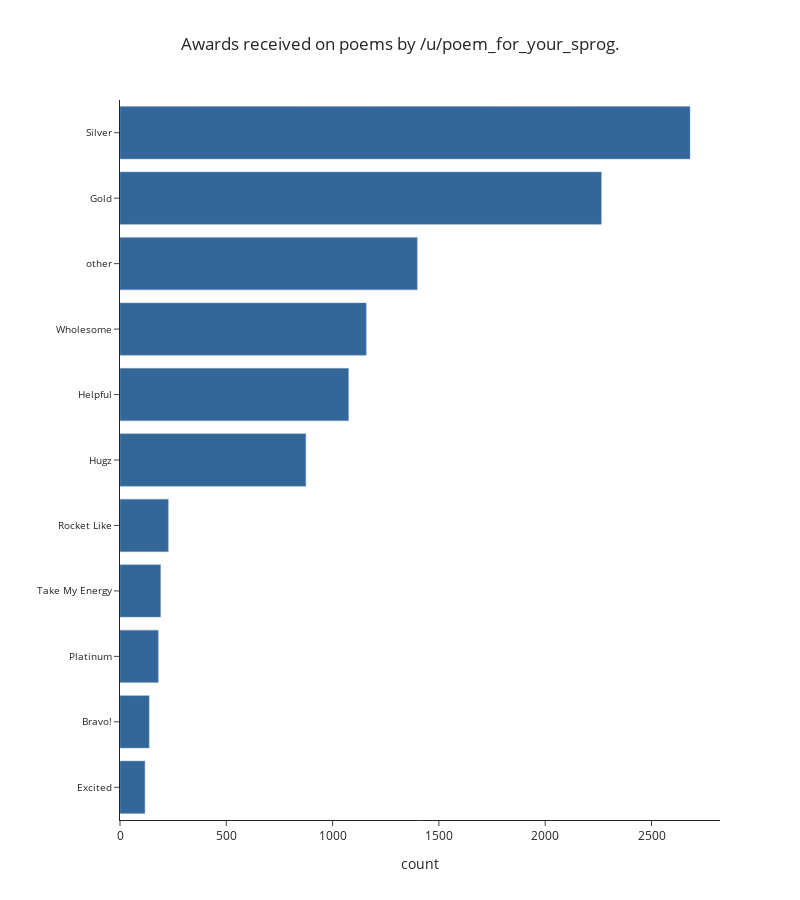

The notebook cell this image was saved under:
### Code cell
fig = plot_horizontal_bar(labels=[x[0] for i, x in df_awards.iterrows()], 
                    values=[x[1] for i, x in df_awards.iterrows()],
                    title = 'Awards received on poems by /u/poem_for_your_sprog.',
                    xaxis_title = 'count', 
                    yaxis_title = "")

fig.show()
fig.write_json('plots/plot_7_awards.json')

### Figure 1 — Plotly figure (JSON) as saved in the notebook; plotly's stock layout.template omitted (floating-point values rounded to 4 significant figures)
{"data": [{"marker": {"color": "#336699", "line": {"color": "#7D9DBD"}}, "orientation": "h", "type": "bar", "x": [117, 137, 180, 191, 227, 874, 1075, 1158, 1398, 2264, 2681], "y": ["Excited", "Bravo!", "Platinum", "Take My Energy", "Rocket Like", "Hugz", "Helpful", "Wholesome", "other", "Gold", "Silver"]}], "layout": {"height": 900, "title": {"text": "Awards received on poems by /u/poem_for_your_sprog.", "x": 0.5}, "width": 800, "xaxis": {"autorange": true, "range": [0, 2822.0], "title": {"text": "count"}, "type": "linear"}, "yaxis": {"autorange": true, "range": [-0.5, 10.5], "tickfont": {"size": 10}, "tickvals": ["Excited", "Bravo!", "Platinum", "Take My Energy", "Rocket Like", "Hugz", "Helpful", "Wholesome", "other", "Gold", "Silver"], "title": {"text": ""}, "type": "category"}}}
